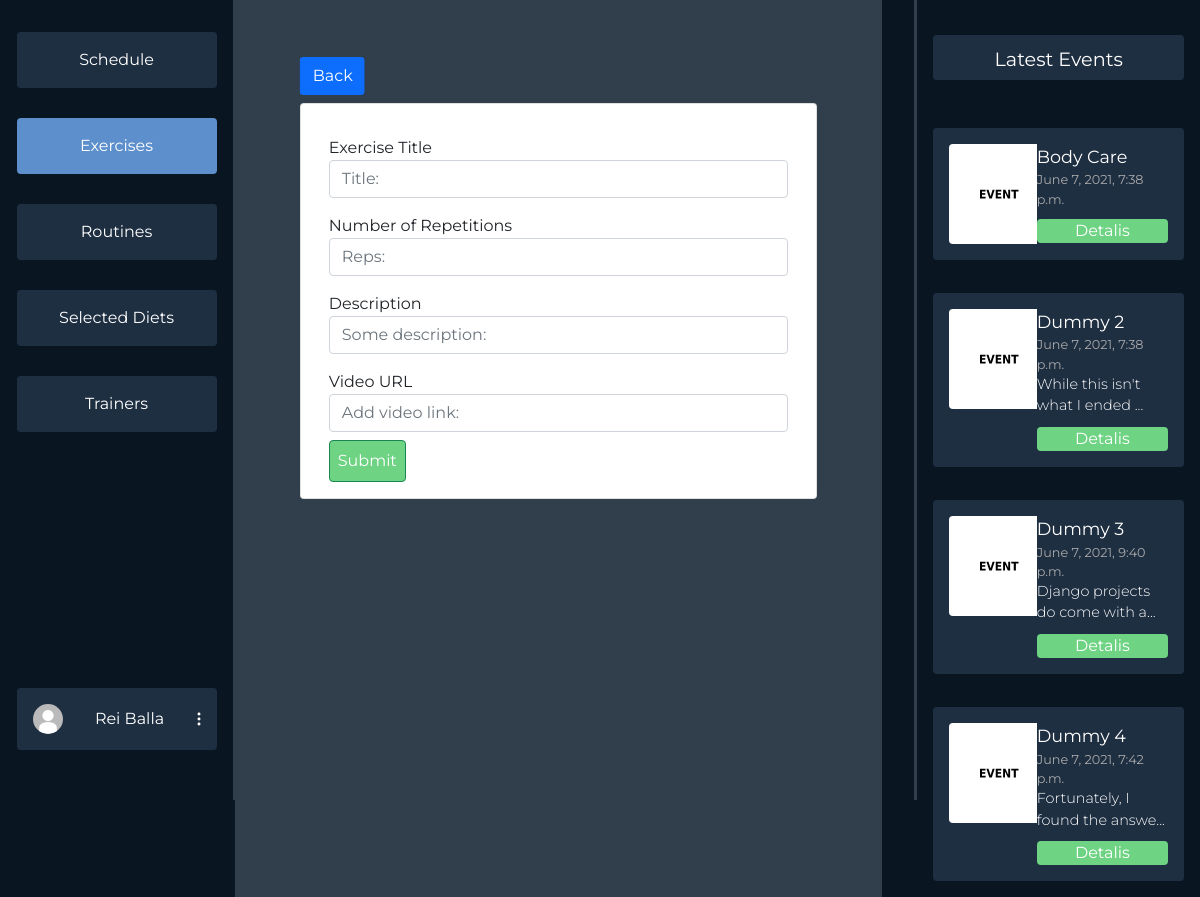
/dashboard/exercise/create (signed in), run on the app's committed database.
### users/models.py (models this page shows, shortened)
class Profile(models.Model):
    user = models.OneToOneField(User, on_delete=models.CASCADE)
    profile_photo = models.ImageField(
        upload_to='media/profiles/', default='profiles/default.jpg')
    height = models.FloatField(default=170.0)
    weight = models.FloatField(default=60.0)
    weight_goal = models.FloatField(default=70.0)
    GENDER_CHOICES = (('F', 'Female'), ('M', 'Male'), ('O', 'Other'))
    gender = models.CharField(
        max_length=9, choices=GENDER_CHOICES, default=GENDER_CHOICES[0])
    FREQUENCY = (
        ('3x', '3 Times a Week'),
        ('4x', '4 Times a Week'),
        ('5x', '5 Times a Week'),
        ('6x', '6 Times a Week'),
    )
    week_frequency = models.CharField(
        max_length=20, choices=FREQUENCY, default=FREQUENCY[0])
    profile_complete = models.BooleanField(default=False)
    selected_diets = models.ManyToManyField(DietPlan, blank=True)
    age = models.IntegerField(null=True)

### dashboards/models.py (models this page shows, shortened)
class Event(models.Model):
    title = models.CharField(max_length=60, blank=True)
    date = models.DateTimeField(default=datetime.now(), blank=True)
    desc = models.TextField(blank=True)
    thumbnail = models.ImageField(
        upload_to='events/', default='events/default.jpg')

### dashboards/user_views.py (the view, shortened to what this page needs)
# urls.py: path('exercise/create', user_views.create_exercise, name='create-exercise'),
@login_required(login_url='login')
def create_exercise(request):
    events = Event.objects.all()[:4]
    context = {'options': EXERCISES_NAV,
               'events': events}
    return render(request, 'dashboards/user/events/create_exercise.html', context)

### dashboards/templates/dashboards/user/events/create_exercise.html (shortened to what this page needs)
{% extends 'dashboards/user/dashboard.html' %}
{% block middle %}
<div class="back">
<a class="container btn btn-primary rounded-1" href="{% url 'userdashboard-exercises' %}">Back</a>
</div>
<div class="create-exercise card container">
    <div class="create-exercise-body form card-body container">
        <form method="POST" action="{% url "create-exercise" %}" class="create-exercise-form">
                <div class="form-group mt-3">
                    <label for="title">Exercise Title</label>
                    <input type="text" class="form-control {{titleValid}}" id="title" name="title" placeholder="Title: ">
                </div>
                <div class="form-group mt-3">
                    <label for="reps">Number of Repetitions</label>
                    <input type="number" class="form-control {{repsValid}}" id="reps" name="reps" placeholder="Reps: ">
                </div>
                <div class="form-group mt-3">
                    <label for="desc">Description</label>
                    <input type="text" class="form-control {{descValid}}" id="desc" name="desc" placeholder="Some description: ">
                </div>
                <div class="form-group mt-3">
                    <label for="link">Video URL</label>
                    <input type="text" class="form-control {{linkValid}}" id="link" name="link" placeholder="Add video link: ">
                </div>
                <input class="btn btn-success p-2 mt-2" type="submit" />
        </form>
    </div>
</div>
{% endblock middle %}

### dashboards/templates/dashboards/user/dashboard.html (shortened to what this page needs)
{% load static %}
<html>
  <head>
    <link href="https://cdn.jsdelivr.net/npm/bootstrap@5.0.1/dist/css/bootstrap.min.css" rel="stylesheet">
    <link rel="stylesheet" href="{% static 'css/dashboards/main.css' %}">
    <link rel="stylesheet" href="https://cdn.jsdelivr.net/npm/bootstrap-select@1.13.14/dist/css/bootstrap-select.min.css">
  </head>
  <body>
  {% block content %}
  {% if user.is_authenticated %}
  <div class="mycontainer">
    <div class="navigation">
      <div class="nav-col">
        <div class="options">
          {% for key, item in options.items %}
            {% if item.isActive %}
            <a class="option-active" href="/dashboard/{{item.url}}">{{ item.name }}</a>
            {% else %}
            <a class="option" href="/dashboard/{{item.url}}">{{ item.name }}</a>
            {% endif %}
          {% endfor %}
        </div>
        <div class="profile-wrapper">
          <div class="user-btn">
            <div class="profile-pic"><img src="{{ user.profile.profile_photo.url }}" alt=""></div>
            {% if user.first_name %}
            <span>{{user.get_full_name}}</span>
            {% else %}
            <span>{{user.username}}</span>
            {% endif %}
            <div class="three-dot"><img src="{% static 'svg/3dots.svg' %}" alt=""></div>
          </div>
        </div>
      </div>
      <div class="divider"></div>
    </div>
    <div class="middle">
    {% block middle %}
    {% endblock middle %}
    </div>
    <div class="events-section">
      <div class="divider"></div>
      <div class="events">
        <div class="latest">
          Latest Events
        </div>
        <div class="items overflow-auto">
        {% for item in events %}
          <div class="event-item">
            <div class="event-item-left">
              <div class="event-thumb"><img src="{{item.thumbnail.url}}"></div>
            </div>
            <div class="event-item-right">
              <div class="title">{{item.title}}</div>
              <div class="date">{{item.date}}</div>
              {% if item.desc|length > 30 %}
                <div class="desc">{{item.desc|slice:":30"}}...</div>
              {% else %}
                <div class="desc">{{item.desc}}</div>
              {% endif %}
              <div class="details">Detalis</div>
            </div>
          </div>
        {% endfor %}
        </div>
      </div>
    </div>
  </div>
  {% endif %}
  {% endblock content %}
  </body>
<html>

### static/css/dashboards/main.css (style rules this page uses)
* { margin: 0; font-family: "Montserrat", sans-serif; overflow: hidden; }
body { background-color: #0a1522; }
.mycontainer { display: flex; flex-direction: row; justify-content: space-between; }
.navigation { width: 20vw; }
.nav-col { display: flex; flex-direction: column; align-items: flex-end; margin: 1em; }
.options { margin-left: 7em; display: flex; flex-direction: column; justify-content: space-between; margin-top: 1em; height: 400px; }
.option { background-color: #1f2f42; color: #fff; padding: 1em; padding-right: 1em; padding-left: 1em; width: 200px; text-align: center; border-radius: 4px; }
a { text-decoration: none; }
.option-active { background-color: #5c8fcc; color: #fff; padding: 1em; padding-right: 1em; padding-left: 1em; width: 200px; text-align: center; border-radius: 4px; }
.user-btn { background-color: #1f2f42; color: #fff; padding: 1em; padding-right: 1em; padding-left: 1em; width: 200px; text-align: center; border-radius: 4px; margin-top: 16em; display: flex; flex-direction: row; align-items: center; justify-content: space-between; }
.profile-pic img { height: 30px; border-radius: 50%; width: auto; }
.navigation { display: flex; flex-direction: row; }
.divider { background-color: #313e4c; width: 4px; height: 100vh; margin: 0; padding: 0; z-index: 10; }
.middle { margin-right: 2em; width: 55vw; background-color: #313e4c; }
.events-section { margin-right: 1em; width: 23vw; display: flex; flex-direction: row; }
.event-thumb img { width: 100px; height: auto; border-radius: 4px; }
.latest { margin-top: 1em; background-color: #1f2f42; color: white; border-radius: 4px; padding: 0.5em 1em 0.5em 1em; text-align: center; font-size: 1.2em; }
.events { margin-top: 1em; margin-left: 1em; display: flex; flex-direction: column; color: white; width: 100%; }
.items { height: 200px; max-height: 800px; margin-top: 2em; display: flex; flex-direction: column; justify-content: space-between; height: 100%; }
.event-item { background-color: #1f2f42; border-radius: 4px; padding: 1em; display: flex; flex-direction: row; margin: 1em 0 1em 0; }
.event-item-left { width: 40%; }
.event-item-right { width: 60%; }
.event-item-right .title { font-size: 1.1em; }
.event-item-right .date { font-size: 0.8em; color: rgb(170, 170, 170); }
.event-item-right .desc { font-weight: 300; font-size: 0.9em; }
.event-item-right .details { margin-top: 10px; background-color: #6ed383; border-radius: 4px; text-align: center; }

### dashboards/templates/dashboards/user/events/create_exercise.html (style rules this page uses)
.create-exercise { width: 80%; margin-top: 10%; }
input[type=submit] { background-color: #6ED383; border-radius: 4px; }
.back { width: 10%; transform: translate(100%, 150%); }

### data on the page
Event: thumbnail (placeholder picture), title "Body Care", date "June 7, 2021, 7:38 p.m."
Event: thumbnail (placeholder picture), title "Dummy 2", date "June 7, 2021, 7:38 p.m.", desc "While this isn't what I ended"
Event: thumbnail (placeholder picture), title "Dummy 3", date "June 7, 2021, 9:40 p.m.", desc "Django projects do come with a"
Event: thumbnail (placeholder picture), title "Dummy 4", date "June 7, 2021, 7:42 p.m.", desc "Fortunately, I found the answe"

### other printed values
{{ item.name }} "Schedule" "Routines" "Selected Diets" "Trainers"
{{ item.name }} "Exercises"
{{ user.get_full_name }} "Rei Balla"
